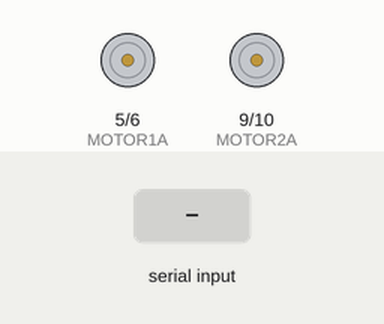
Simulated run of this sketch. Board: Arduino Uno, built with avr-gcc and run on an emulated ATmega328P. On the bench: motor-driver pin pairs drawn as motors (green arrow = first pin HIGH = forward, orange = second pin HIGH = backward, longer = more drive). The inputs (shaded band) are chosen by the test bench.

Above: at 1.2 s.
1.3 s: "w" received over Serial
At 1.6 s:
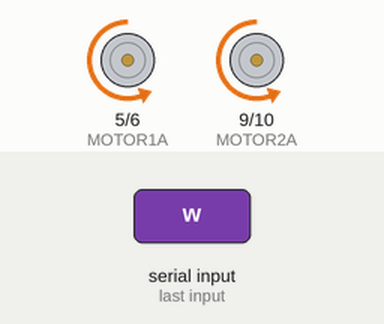
2.8 s: "s" received over Serial
At 4.0 s:
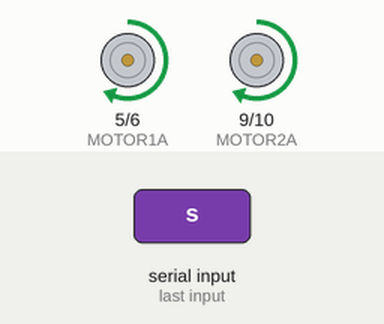
Timing chart, 0 to 5.8 s (numbered marks = the images above; inputs shaded):
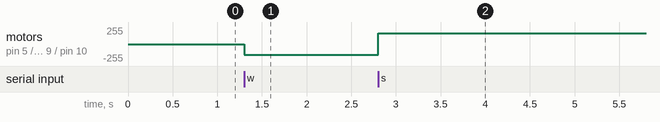

The sketch:

car.ino
```cpp
#define MOTOR1A 5
#define MOTOR1B 6
#define MOTOR2A 9
#define MOTOR2B 10

int Speed = 160;
int turnSpeed = 130;

char command;

void setup() {
  // put your setup code here, to run once:
  Serial.begin(9600);

  pinMode(MOTOR1A, OUTPUT);
  pinMode(MOTOR1B, OUTPUT);
  pinMode(MOTOR2A, OUTPUT);
  pinMode(MOTOR2B, OUTPUT);

  digitalWrite(MOTOR1A, LOW);
  digitalWrite(MOTOR1B, LOW);
  digitalWrite(MOTOR2A, LOW);
  digitalWrite(MOTOR2B, LOW);
}

void loop() {
  // put your main code here, to run repeatedly:
  if(Serial.available())
  {
    command = Serial.read();
    Stop();

    switch(command){
      case'w':
        forward();
        break;
      case's':
        backward();
        break;
      case'a':
        turnLeft();
        break;
      case'd':
        turnRight();
        break;
      case'x':
        Stop();
        break;
    }
  }
}

void forward()
{
  digitalWrite(MOTOR1A, 0);
  //digitalWrite(MOTOR1B, LOW);
  digitalWrite(MOTOR2A, 0);
  //digitalWrite(MOTOR2B, LOW);
  analogWrite(MOTOR1B, Speed);
  analogWrite(MOTOR2B, Speed);
}

void backward()
{

  analogWrite(MOTOR1B, 0);
  analogWrite(MOTOR2B, 0);
  analogWrite(MOTOR1A, Speed);
  analogWrite(MOTOR2A, Speed);
}

void turnLeft()
{
  analogWrite(MOTOR1A, 0);
  analogWrite(MOTOR2A, 0);
  analogWrite(MOTOR1B, Speed - 30);
  analogWrite(MOTOR2B, Speed);
}

void turnRight()
{
  analogWrite(MOTOR1A, 0);
  analogWrite(MOTOR2A, 0);
  analogWrite(MOTOR1B, Speed - 30);
  analogWrite(MOTOR2B, Speed);
}

void Stop()
{
  analogWrite(MOTOR1A, 0);
  analogWrite(MOTOR1B, 0);
  analogWrite(MOTOR2A, 0);
  analogWrite(MOTOR2B, 0);
}
```

Measured:
- after the input at 1.3 s, motor on pin 5 (MOTOR1A) / pin 6 (MOTOR1B), motor on pin 9 (MOTOR2A) / pin 10 (MOTOR2B): stopped → backward 160/255 at once
- after the input at 2.8 s, motor on pin 5 (MOTOR1A) / pin 6 (MOTOR1B), motor on pin 9 (MOTOR2A) / pin 10 (MOTOR2B): backward 160/255 → forward 160/255 at once
